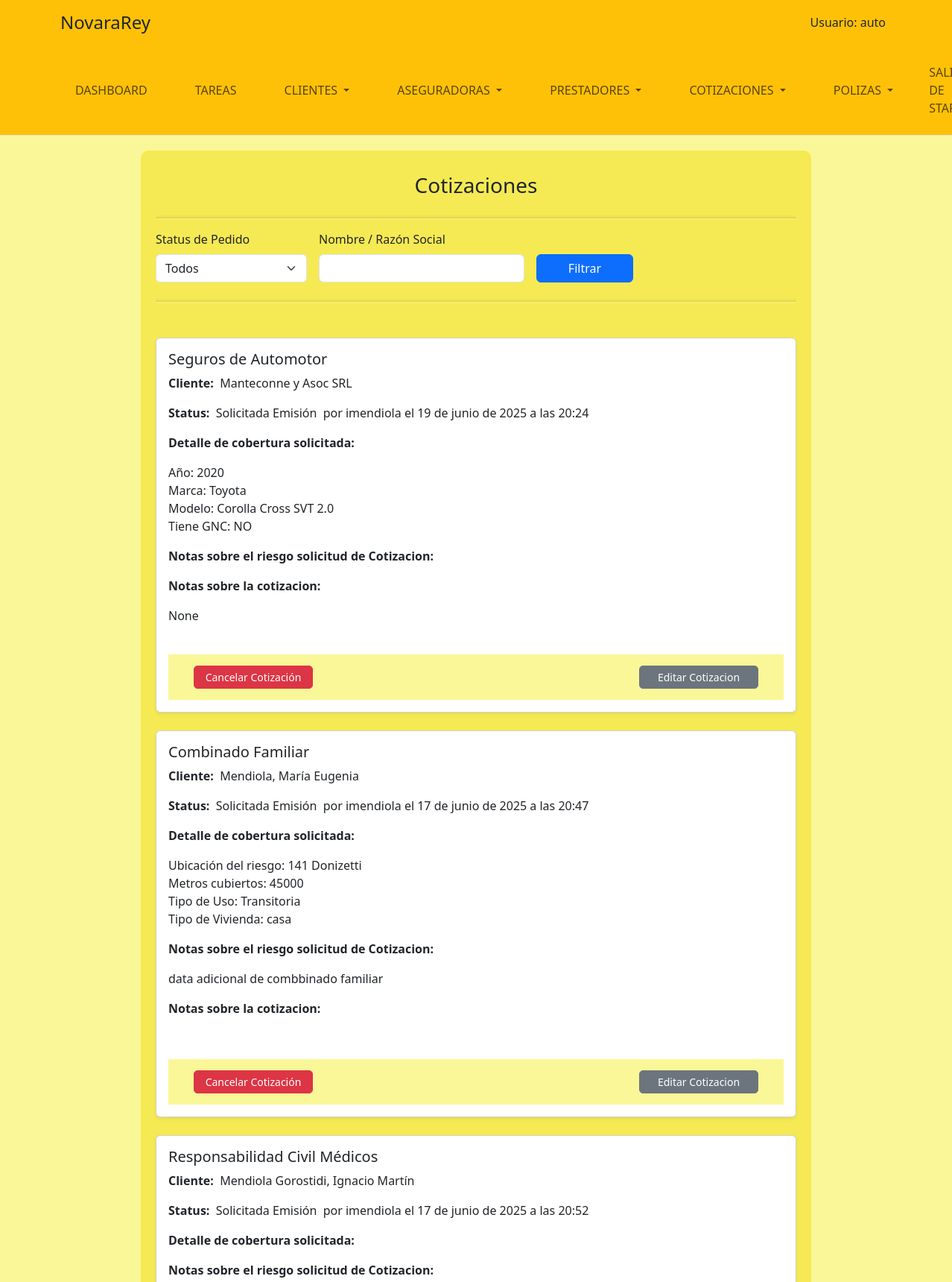
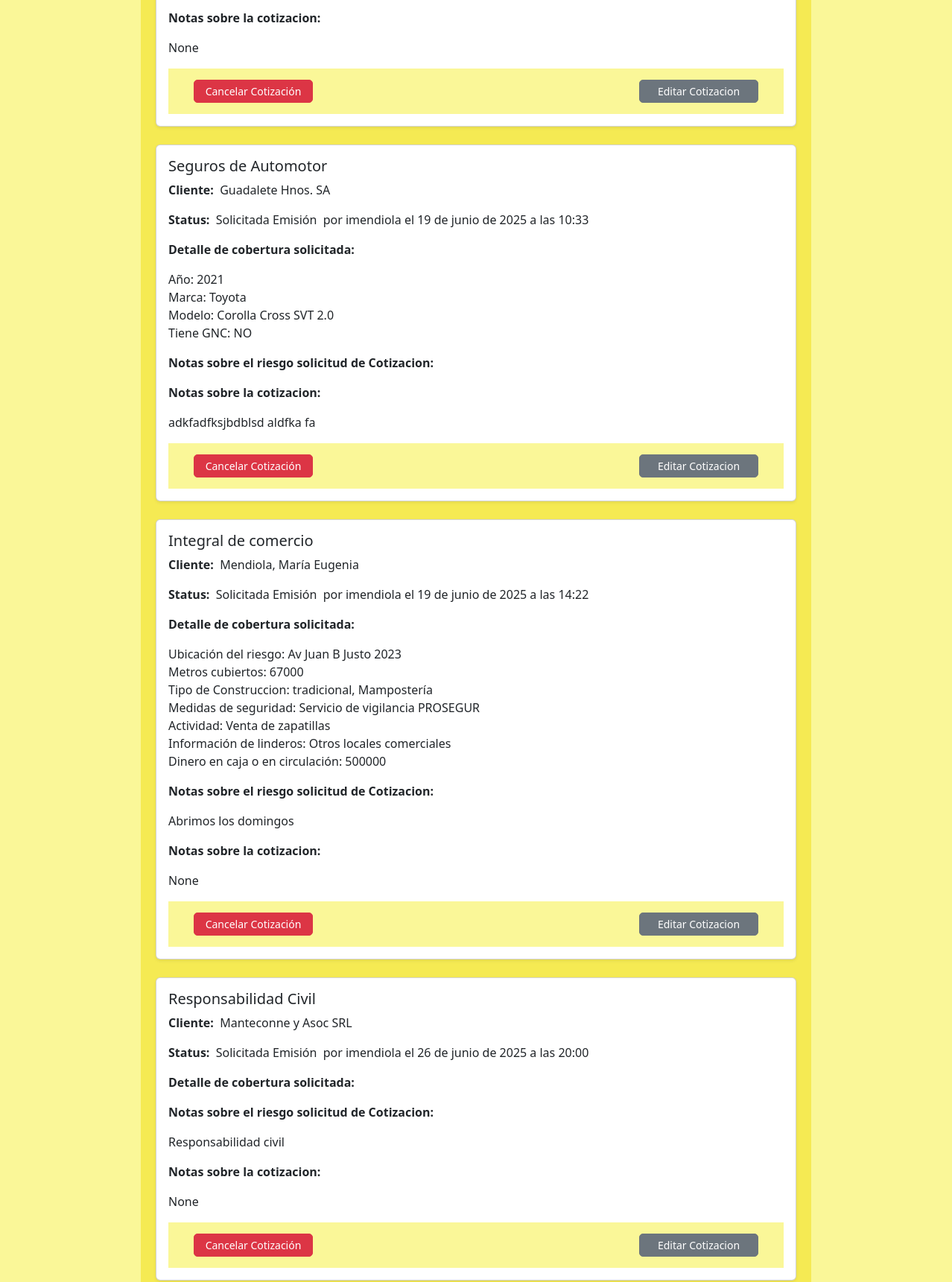
Screenshot of /staff/cotizaciones/listado/ (signed in, upper part) with the database file from the repository (2 pictures, top to bottom).
### CotizacionesApp/models.py (models this page shows, shortened)
class Cotizacion(models.Model):
    COTIZACION_STATUS_CHOICES = [
        ('P', 'En Preparación'),
        ('E', 'Enviada al cliente'),
        ('S', 'Solicitada Emisión'),
        ('C', 'Cancelada'),
    ]
    DIAS_MAX_PREPARACION = 5
    DIAS_MAX_RESPUESTA_CTE = 7
    rubro = models.ForeignKey(Categoria, on_delete=models.CASCADE, verbose_name="Rubro")
    cliente = models.ForeignKey(Cliente, on_delete=models.CASCADE, null=True, blank=True)
    data_cliente = models.CharField(max_length=200, null=True, blank=True)
    fecha_creacion = models.DateTimeField(auto_now_add=True, verbose_name='Fecha de Creación')
    solicitud_cotizacion = models.ForeignKey(QuotRequest,on_delete=models.CASCADE, verbose_name="Solicitud de Cotizacion")
    extradata = models.TextField(verbose_name='Detalle extra de Cotización', null=True, blank=True)
    usuario_creacion = models.ForeignKey(
        'auth.User', on_delete=models.CASCADE, verbose_name='Usuario Creador',related_name='nuevas_cotizaciones'
    )
    status = models.CharField(
        max_length=1,
        choices=COTIZACION_STATUS_CHOICES,
        default='P',
        verbose_name='Estado'
    )
    fecha_envio= models.DateTimeField(verbose_name='Fecha de envio al cliente', null=True, blank=True)
    usuario_envio= models.ForeignKey(
        'auth.User', on_delete=models.CASCADE, verbose_name='Usuario envio',related_name='cotizaciones_enviadas',
        null=True, blank=True
    )
    detalles_envio = models.TextField(verbose_name='Notas de envio', null=True, blank=True)
    fecha_sol_emision=models.DateTimeField(verbose_name='Fecha de solicitud emisión', null=True, blank=True)
    usuario_sol_emision= models.ForeignKey(
        'auth.User', on_delete=models.CASCADE, verbose_name='Usuario solicitud de emision',related_name='solicitud_emision',
        null=True, blank=True
    )
    detalles_sol_emision = models.TextField(verbose_name='Notas de solicitud de emision', null=True, blank=True)
    usuario_cancelacion = models.ForeignKey(
        'auth.User', on_delete=models.CASCADE, null=True, blank=True, verbose_name='Usuario de Finalización', related_name='cancela_cotizacion'
    )
    fecha_cancelacion = models.DateTimeField(null=True, blank=True, verbose_name='Fecha de Cancelacion')
    notas_cancelacion = models.TextField(verbose_name='Notas de cancelacion de cotizacion', null=True, blank=True)
    class Meta:
        verbose_name = 'Cotización'
        verbose_name_plural = 'Cotizaciónes'

class QuotRequest(models.Model):
    QUOT_STATUS_CHOICES = [
        ('P', 'Pendiente'),
        ('F', 'Cotizada'),
        ('C', 'Cancelada'),
    ]
    DIAS_MAX_SOLICITUD = 3
    rubro = models.ForeignKey(Categoria, on_delete=models.CASCADE, verbose_name="Rubro")
    cliente = models.ForeignKey(Cliente, on_delete=models.CASCADE, null=True, blank=True)
    data_cliente = models.CharField(max_length=200, null=True, blank=True)
    fecha_creacion = models.DateTimeField(auto_now_add=True, verbose_name='Fecha de Creación')
    usuario_creacion = models.ForeignKey(
        'auth.User', on_delete=models.CASCADE, verbose_name='Usuario Creador',related_name='cotizaciones_creadas'
    )
    status = models.CharField(
        max_length=1,
        choices=QUOT_STATUS_CHOICES,
        default='P',
        verbose_name='Estado'
    )
    detalle = models.TextField(verbose_name='Detalle a cotizar', null=True, blank=True)
    extradata = models.TextField(verbose_name="Datos extra sobre el riesgo", null=True, blank=True)
    usuario_finalizacion = models.ForeignKey(
        'auth.User', on_delete=models.CASCADE, null=True, blank=True, verbose_name='Usuario de Finalización', related_name='cotizaciones_finalizadas'
    )
    fecha_finalizacion = models.DateTimeField(null=True, blank=True, verbose_name='Fecha de Finalización')
    notas_finalización = models.CharField(max_length=250, null=True, blank=True)
    class Meta:
        verbose_name = 'Solicitud de Cotización'
        verbose_name_plural = 'Solicitudes de Cotización'
    def dict_detalle(self)->dict | None:
        if self.detalle:
            return json.loads(self.detalle)
        else:
            return None
    def str_detalle(self)->str:
        dic: dict | None = self.dict_detalle()
        aux_str = ""
        if dic:
            for clave, valor in dic.items():
                if valor:
                    aux_str += clave + ": " + str(valor) + "\n"
        return aux_str

### RubrosApp/models.py (models this page shows, shortened)
class Categoria(models.Model):
    created = models.DateField(verbose_name="Fecha de pedido", auto_now_add=True)
    nombre = models.CharField(max_length=50, verbose_name="Nombre")
    alias = models.CharField(max_length=10, verbose_name="Short Alias", null=True, blank=True)
    descripcion = models.TextField(verbose_name="Descripción")
    imagen = models.ImageField(upload_to="RubrosMedia", verbose_name="Imagen")
    rubro = models.ForeignKey(RubroCat, on_delete=models.CASCADE, verbose_name="Rubro", related_name="categorias")
    class Meta:
        verbose_name="Tipo de seguro"
        verbose_name_plural="Tipos de seguro"

### ClientesApp/models.py (models this page shows, shortened)
class Cliente(models.Model):
    condicion_iva = models.CharField(max_length=2, choices=CondicionIVA.choices)
    direccion = models.ForeignKey(Address, on_delete=models.SET_NULL, null=True, blank=True)
    telefonos = models.ManyToManyField(TelefonoCte, blank=True)
    emails = models.ManyToManyField(EmailCte, blank=True)
    notas = models.TextField(blank=True)
    class Meta:
        abstract = False

class ClientePersonaJuridica(Cliente):
    razon_social = models.CharField(max_length=100)
    cuit = models.CharField(max_length=20)

class ClientePersonaFisica(Cliente):
    MAX_DIAS_CUMPLE = 15
    nombre = models.CharField(max_length=100)
    apellido = models.CharField(max_length=100)
    dni = models.CharField(max_length=20)
    fecha_nacimiento = models.DateField(blank=True, null=True)

### CotizacionesApp/views.py (the view, shortened to what this page needs)
# urls.py: path('listado/', vista_ver_cotizaciones, name='ver_cotizaciones'),
@login_required(login_url='/login/login/')
def vista_ver_cotizaciones(req:HttpRequest):
    filtro_status = req.GET.get('status', '').strip()
    filtro_nombre = req.GET.get('nombre', '').strip()
    queryset = Cotizacion.objects.all()
    if filtro_status:
        queryset = queryset.filter(status=filtro_status)
    return render(req,'CotizacionesApp/cotizaciones.html',
                  {"cotizaciones": queryset,
                   "filtro_status":filtro_status,
                   "filtro_choices":Cotizacion.COTIZACION_STATUS_CHOICES,
                   "filtro_nombre":filtro_nombre})

### CotizacionesApp/templates/CotizacionesApp/cotizaciones.html (shortened to what this page needs)
{% extends "StaffApp/baseStaff.html" %}
{% load static %}
{% block content %}
<div class="container staff-form-container">
  <h3 class="staff-form-title">Cotizaciones</h3>
  <hr class="staff-form-hr">
  <form method="get" class="row g-3 mb-4">
    <div class="col-md-3">
      <label for="tipo" class="form-label">Status de Pedido</label>
      <select name="status" id="tipo" class="form-select">
        <option value="">Todos</option>
      </select>
    </div>
    <div class="col-md-4">
      <label for="nombre" class="form-label">Nombre / Razón Social</label>
      <input type="text" name="nombre" id="nombre" class="form-control" value="{{ filtro_nombre }}">
    </div>
    <div class="col-md-2 d-flex align-items-end">
      <button type="submit" class="btn btn-primary w-100">Filtrar</button>
    </div>
  </form>
  <hr class="staff-form-hr">
  <div class="mt-5">
    {% for cotizacion in cotizaciones %}
      <div class="card mb-4 shadow-sm">
        <div class="card-body">
          <h5 class="card-title">{{cotizacion.rubro.nombre}}</h5>
          <p><strong>Cliente:&nbsp;</strong>
          {% if cotizacion.cliente %}
            {% if cotizacion.cliente.clientepersonafisica %}
              {{ cotizacion.cliente.clientepersonafisica.apellido }}, {{ cotizacion.cliente.clientepersonafisica.nombre }}
            {% elif cotizacion.cliente.clientepersonajuridica %}
              {{ cotizacion.cliente.clientepersonajuridica.razon_social }}
            {% else %}
              Cliente sin nombre
            {% endif %}
          {% else %}
            Cliente no registrado
          {% endif %}</p>
          <p><strong>Status:&nbsp;</strong>
            {% for code, label in filtro_choices %}
              {% if cotizacion.status == code %}
                {{ label }}
                {% if cotizacion.status == "E" %}
                  &nbsp;por {{cotizacion.usuario_envio}} el {{cotizacion.fecha_envio}}
                {% elif cotizacion.status == "S" %}
                  &nbsp;por {{cotizacion.usuario_sol_emision}} el {{cotizacion.fecha_sol_emision}}
                {% elif cotizacion.status == "C" %}
                  &nbsp;por {{cotizacion.usuario_cancelacion}} el {{cotizacion.fecha_cancelacion}}
                {% endif %}
              {% endif %}
            {% endfor %}
          </p>
          <p><strong>Detalle de cobertura solicitada:</strong></p>
          <p>{{cotizacion.solicitud_cotizacion.str_detalle|linebreaksbr}}</p>
          <p><strong>Notas sobre el riesgo solicitud de Cotizacion:</strong></p>
          <p>{{cotizacion.solicitud_cotizacion.extradata|linebreaksbr}}</p>
          <p><strong>Notas sobre la cotizacion:</strong></p>
          <p>{{cotizacion.extradata|linebreaksbr}}</p>
          <div class="d-flex justify-content-between staff-botonera-fichas">
            <button type="button" class="btn btn-danger btn-sm custom-btn-ficha btn-cancelar mx-4"
              data-bs-cot-id="{{ cotizacion.id}}"
              data-bs-toggle="modal"
              data-bs-target="#cancelCotModal"
              {% if cotizacion.status == 'C' %} hidden {% endif %}>
              Cancelar Cotización
            </button>
            <button type="button" class="btn btn-secondary btn-sm custom-btn-ficha btn-editar mx-4"
              data-bs-cot-id="{{ cotizacion.id }}">
              Editar Cotizacion
            </button>
          </div>
        </div>
      </div>
    {% empty %}
      <div class="alert alert-info mt-2">
        No hay Cotizaciones que mostrar
      </div>
    {% endfor %}
  </div>
</div>
{% endblock %}

### StaffApp/templates/StaffApp/baseStaff.html (shortened to what this page needs)
<!DOCTYPE html>
<html lang="es">
<head>
    {% load static %}
    <link href="https://cdn.jsdelivr.net/npm/bootstrap@5.3.3/dist/css/bootstrap.min.css" rel="stylesheet">
    <link href="https://cdn.jsdelivr.net/npm/select2@4.1.0-rc.0/dist/css/select2.min.css" rel="stylesheet" />
    <link rel="stylesheet" href="https://cdn.jsdelivr.net/npm/bootstrap-icons@1.11.3/font/bootstrap-icons.min.css">
    <link rel="stylesheet" href="{% static 'css/styles.css' %}">
</head>
<body class="staff-body">
    <header class="container-fluid bg-warning text-dark border-bottom">
        <div class="container">
            <div class="row align-items-center py-3">
                <div class="col-6 col-md-4">
                    <h1 class="h4 m-0">NovaraRey</h1>
                </div>
                <div class="col-6 col-md-8 text-end">
                    <div id="login-area">
                        {% if user.is_authenticated %}
                            <span class="me-2">Usuario: {{ user.get_username }}</span>
                        {% endif %}
                    </div>
                </div>
            </div>
        </div>
            <nav class="navbar navbar-expand-lg bg-warning py-lg-3" id="staffNav">
                <div class="container px-0">
                    <div class="collapse navbar-collapse" id="navbarResponsive">
                        <ul class="navbar-nav me-auto">
                            <li class="nav-item {% if request.path == '/staff/dashboard/' %}active{% endif %} px-lg-4">
                                <a class="nav-link text-uppercase text-expanded" href="{% url 'dashboard' %}">Dashboard</a>
                            </li>
                            <li class="nav-item {% if request.path == '/staff/tareas/' %}active{% endif %} px-lg-4">
                                <a class="nav-link text-uppercase text-expanded" href="{% url 'tareas_main' %}">Tareas</a>
                            </li>
                            <li class="nav-item dropdown {% if request.path == '/staff/clientes/' %}active{% endif %} px-lg-4">
                                <a class="nav-link dropdown-toggle text-uppercase text-expanded" href="#" id="clientesDropdown" role="button" data-bs-toggle="dropdown" aria-expanded="false">
                                    Clientes
                                </a>
                            </li>
                            <li class="nav-item dropdown {% if request.path == '/staff/aseguradoras/' %}active{% endif %} px-lg-4">
                                <a class="nav-link dropdown-toggle text-uppercase text-expanded" href="#" id="aseguradorasDropdown" role="button" data-bs-toggle="dropdown" aria-expanded="false">
                                    Aseguradoras
                                </a>
                            </li>
                            <li class="nav-item dropdown {% if request.path == '/staff/prestadores/' %}active{% endif %} px-lg-4">
                                <a class="nav-link dropdown-toggle text-uppercase text-expanded" href="#" id="prestadoresDropdown" role="button" data-bs-toggle="dropdown" aria-expanded="false">
                                    Prestadores
                                </a>
                            </li>
                            <li class="nav-item dropdown {% if request.path == '/staff/cotizaciones/' %}active{% endif %} px-lg-4">
                                <a class="nav-link dropdown-toggle text-uppercase text-expanded" href="#" id="cotizacionesDropdown" role="button" data-bs-toggle="dropdown" aria-expanded="false">
                                    Cotizaciones
                                </a>
                            </li>
                            <li class="nav-item dropdown {% if request.path == '/staff/emisionaes/' %}active{% endif %} px-lg-4">
                                <a class="nav-link dropdown-toggle text-uppercase text-expanded" href="#" id="emisionesDropdown" role="button" data-bs-toggle="dropdown" aria-expanded="false">
                                    Polizas
                                </a>
                            </li>
                        </ul>
                        <ul class="navbar-nav ms-auto">
                            <li class="nav-item px-lg-2">
                                <a class="nav-link text-uppercase text-expanded" href="{% url 'home' %}">Salir de Staff</a>
                            </li>
                        </ul>
                    </div>
                </div>
            </nav>
    </header>
    <main class="container mb-5">
        {% block content %}
        {% endblock %}
    </main>
    </body>
</html>

### static/css/styles.css (style rules this page uses)
.staff-body { background-color: rgb(250, 247, 152); }
.staff-form-container { background-color: rgb(245, 234, 83); max-width: 900px; border-radius:10px; padding: 20px; margin-top: 20px; }
.staff-form-title { padding: 10px; text-align: center; margin-bottom: 10px; }
.staff-form-hr { border: none; height: 2px; background-color: rgb(177, 165, 33); box-shadow: 0px 2px 0px rgba(255, 255, 255, 0.7), 0px -2px 0px rgba(0, 0, 0, 0.1); }
.staff-botonera-fichas { background-color: rgb(250, 247, 152); padding: 10px; }
.custom-btn-ficha { width: 160px; border-radius:5px; margin: 5px 0; }

### rows the page displays
Cotizacion: rubro.nombre "Seguros de Automotor", cliente.clientepersonajuridica.razon_social "Manteconne y Asoc SRL", filtro_choices "Solicitada Emisión", usuario_sol_emision "imendiola", fecha_sol_emision "19 de junio de 2025 a las 20:24", solicitud_cotizacion.str_detalle "Año: 2020 Marca: Toyota Modelo: Corolla Cross SVT 2.0 Tiene GNC: NO", extradata "None"
Cotizacion: rubro.nombre "Combinado Familiar", cliente.clientepersonafisica.apellido "Mendiola", cliente.clientepersonafisica.nombre "María Eugenia", filtro_choices "Solicitada Emisión", usuario_sol_emision "imendiola", fecha_sol_emision "17 de junio de 2025 a las 20:47", solicitud_cotizacion.str_detalle "Ubicación del riesgo: 141 Donizetti Metros cubiertos: 45000 Tipo de Uso: Transitoria Tipo de Vivienda: casa", solicitud_cotizacion.extradata "data adicional de combbinado familiar"
Cotizacion: rubro.nombre "Responsabilidad Civil Médicos", cliente.clientepersonafisica.apellido "Mendiola Gorostidi", cliente.clientepersonafisica.nombre "Ignacio Martín", filtro_choices "Solicitada Emisión", usuario_sol_emision "imendiola", fecha_sol_emision "17 de junio de 2025 a las 20:52", extradata "None"
Cotizacion: rubro.nombre "Seguros de Automotor", cliente.clientepersonajuridica.razon_social "Guadalete Hnos. SA", filtro_choices "Solicitada Emisión", usuario_sol_emision "imendiola", fecha_sol_emision "19 de junio de 2025 a las 10:33", solicitud_cotizacion.str_detalle "Año: 2021 Marca: Toyota Modelo: Corolla Cross SVT 2.0 Tiene GNC: NO", extradata "adkfadfksjbdblsd aldfka fa"
Cotizacion: rubro.nombre "Integral de comercio", cliente.clientepersonafisica.apellido "Mendiola", cliente.clientepersonafisica.nombre "María Eugenia", filtro_choices "Solicitada Emisión", usuario_sol_emision "imendiola", fecha_sol_emision "19 de junio de 2025 a las 14:22", solicitud_cotizacion.str_detalle "Ubicación del riesgo: Av Juan B Justo 2023 Metros cubiertos: 67000 Tipo de Construccion: tradicional, Mampostería Medidas de seguridad: Servicio de vigilancia PROSEGUR Actividad: Venta de zapatillas Información de linderos: Otros locales comerciales Dinero en caja o en circulación: 500000", solicitud_cotizacion.extradata "Abrimos los domingos", extradata "None"
Cotizacion: rubro.nombre "Responsabilidad Civil", cliente.clientepersonajuridica.razon_social "Manteconne y Asoc SRL", filtro_choices "Solicitada Emisión", usuario_sol_emision "imendiola", fecha_sol_emision "26 de junio de 2025 a las 20:00", solicitud_cotizacion.extradata "Responsabilidad civil", extradata "None"

### other values shown
{{ user.get_username }} "auto"
